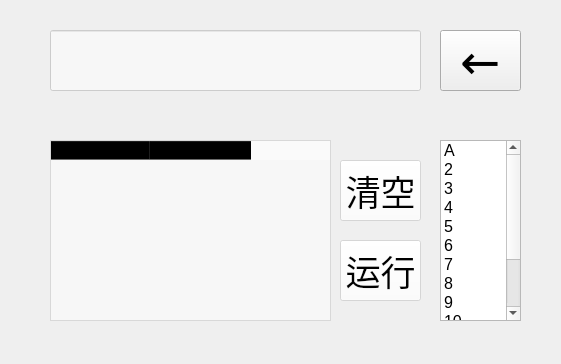
<?xml version="1.0" encoding="UTF-8"?>
<ui version="4.0">
 <class>Form</class>
 <widget class="QWidget" name="Form">
  <property name="geometry">
   <rect>
    <x>0</x>
    <y>0</y>
    <width>561</width>
    <height>364</height>
   </rect>
  </property>
  <property name="minimumSize">
   <size>
    <width>561</width>
    <height>364</height>
   </size>
  </property>
  <property name="maximumSize">
   <size>
    <width>561</width>
    <height>364</height>
   </size>
  </property>
  <property name="windowTitle">
   <string>严教+100</string>
  </property>
  <property name="styleSheet">
   <string notr="true">QWidget#Form{
	border-image: url(img/5.jpg)
}

</string>
  </property>
  <widget class="QLineEdit" name="lineEdit">
   <property name="geometry">
    <rect>
     <x>50</x>
     <y>30</y>
     <width>371</width>
     <height>61</height>
    </rect>
   </property>
   <property name="sizePolicy">
    <sizepolicy hsizetype="Minimum" vsizetype="Minimum">
     <horstretch>0</horstretch>
     <verstretch>0</verstretch>
    </sizepolicy>
   </property>
   <property name="font">
    <font>
     <family>Agency FB</family>
     <pointsize>24</pointsize>
    </font>
   </property>
   <property name="styleSheet">
    <string notr="true">background-color:rgba(252,252,252,60%);</string>
   </property>
   <property name="readOnly">
    <bool>true</bool>
   </property>
  </widget>
  <widget class="QPushButton" name="pushButton">
   <property name="geometry">
    <rect>
     <x>440</x>
     <y>30</y>
     <width>81</width>
     <height>61</height>
    </rect>
   </property>
   <property name="sizePolicy">
    <sizepolicy hsizetype="Minimum" vsizetype="Minimum">
     <horstretch>0</horstretch>
     <verstretch>0</verstretch>
    </sizepolicy>
   </property>
   <property name="font">
    <font>
     <family>Agency FB</family>
     <pointsize>36</pointsize>
    </font>
   </property>
   <property name="text">
    <string>←</string>
   </property>
  </widget>
  <widget class="QPushButton" name="pushButton_2">
   <property name="geometry">
    <rect>
     <x>340</x>
     <y>160</y>
     <width>81</width>
     <height>61</height>
    </rect>
   </property>
   <property name="font">
    <font>
     <family>Agency FB</family>
     <pointsize>26</pointsize>
    </font>
   </property>
   <property name="styleSheet">
    <string notr="true">background-color:rgba(252,252,252,50%);</string>
   </property>
   <property name="text">
    <string>清空</string>
   </property>
  </widget>
  <widget class="QPushButton" name="pushButton_3">
   <property name="geometry">
    <rect>
     <x>340</x>
     <y>240</y>
     <width>81</width>
     <height>61</height>
    </rect>
   </property>
   <property name="font">
    <font>
     <family>Agency FB</family>
     <pointsize>26</pointsize>
    </font>
   </property>
   <property name="styleSheet">
    <string notr="true">background-color:rgba(252,252,252,50%);</string>
   </property>
   <property name="text">
    <string>运行</string>
   </property>
  </widget>
  <widget class="QTableWidget" name="tableWidget">
   <property name="geometry">
    <rect>
     <x>50</x>
     <y>140</y>
     <width>281</width>
     <height>181</height>
    </rect>
   </property>
   <property name="minimumSize">
    <size>
     <width>281</width>
     <height>181</height>
    </size>
   </property>
   <property name="font">
    <font>
     <pointsize>10</pointsize>
    </font>
   </property>
   <property name="styleSheet">
    <string notr="true">background-color:rgba(252,252,252,60%);</string>
   </property>
   <column>
    <property name="text">
     <string>Player One</string>
    </property>
   </column>
   <column>
    <property name="text">
     <string>Player Two</string>
    </property>
   </column>
  </widget>
  <widget class="QListWidget" name="listWidget">
   <property name="geometry">
    <rect>
     <x>440</x>
     <y>140</y>
     <width>81</width>
     <height>181</height>
    </rect>
   </property>
   <property name="font">
    <font>
     <pointsize>12</pointsize>
    </font>
   </property>
   <property name="styleSheet">
    <string notr="true">background-color:rgba(252,252,252,60%);
QListWidget::hover{
	color: red
}</string>
   </property>
   <item>
    <property name="text">
     <string>A</string>
    </property>
   </item>
   <item>
    <property name="text">
     <string>2</string>
    </property>
   </item>
   <item>
    <property name="text">
     <string>3</string>
    </property>
   </item>
   <item>
    <property name="text">
     <string>4</string>
    </property>
   </item>
   <item>
    <property name="text">
     <string>5</string>
    </property>
   </item>
   <item>
    <property name="text">
     <string>6</string>
    </property>
   </item>
   <item>
    <property name="text">
     <string>7</string>
    </property>
   </item>
   <item>
    <property name="text">
     <string>8</string>
    </property>
   </item>
   <item>
    <property name="text">
     <string>9</string>
    </property>
   </item>
   <item>
    <property name="text">
     <string>10</string>
    </property>
   </item>
   <item>
    <property name="text">
     <string>J</string>
    </property>
   </item>
   <item>
    <property name="text">
     <string>Q</string>
    </property>
   </item>
   <item>
    <property name="text">
     <string>K</string>
    </property>
   </item>
  </widget>
 </widget>
 <resources/>
 <connections/>
</ui>
